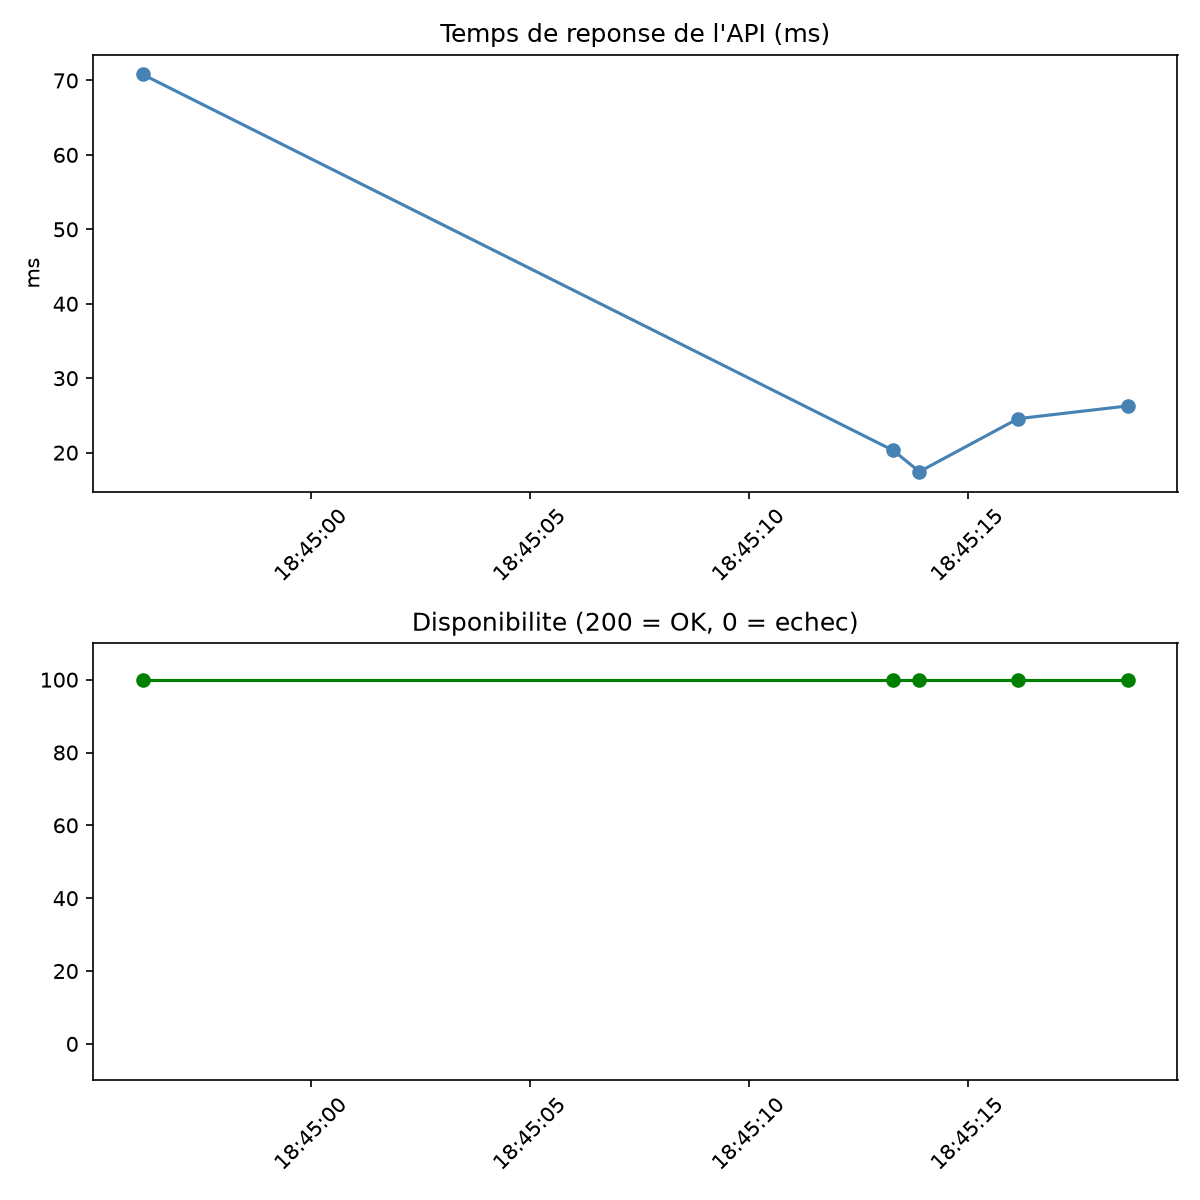

Generate this figure with Python:
"""
Dashboard du monitoring du service (API) — disponibilite et latence.

A distinguer de monitoring/service_monitor.py (dashboard ML de Wijdane,
genere depuis MLflow). Ce script lit service_metrics.csv, genere par
api_health_monitor.py.
"""

import os

import matplotlib.pyplot as plt
import pandas as pd

METRICS_FILE = os.path.join(os.path.dirname(__file__), "service_metrics.csv")
OUTPUT_FILE = os.path.join(os.path.dirname(__file__), "service_dashboard.png")


def main() -> None:
    if not os.path.isfile(METRICS_FILE):
        print(
            "Aucune donnee trouvee. Lance d'abord api_health_monitor.py "
            "plusieurs fois."
        )
        return

    df = pd.read_csv(METRICS_FILE, parse_dates=["timestamp"])

    fig, axes = plt.subplots(2, 1, figsize=(8, 8))

    # Graphique 1 : temps de reponse dans le temps
    axes[0].plot(
        df["timestamp"], df["response_time_ms"], marker="o", color="steelblue"
    )
    axes[0].set_title("Temps de reponse de l'API (ms)")
    axes[0].set_ylabel("ms")
    axes[0].tick_params(axis="x", rotation=45)

    # Graphique 2 : disponibilite (taux de succes glissant)
    availability_pct = df["success"].astype(int) * 100
    axes[1].plot(
        df["timestamp"], availability_pct, marker="o", color="green",
        drawstyle="steps-post",
    )
    axes[1].set_title("Disponibilite (200 = OK, 0 = echec)")
    axes[1].set_ylim(-10, 110)
    axes[1].tick_params(axis="x", rotation=45)

    plt.tight_layout()
    plt.savefig(OUTPUT_FILE, dpi=150)

    total = len(df)
    successes = df["success"].sum()
    uptime_pct = (successes / total) * 100 if total else 0
    avg_latency = df["response_time_ms"].mean()

    print(f"Dashboard sauvegarde dans {OUTPUT_FILE}")
    print(f"Disponibilite mesuree : {uptime_pct:.1f}% ({successes}/{total} checks)")
    print(f"Latence moyenne : {avg_latency:.2f} ms")


if __name__ == "__main__":
    main()
